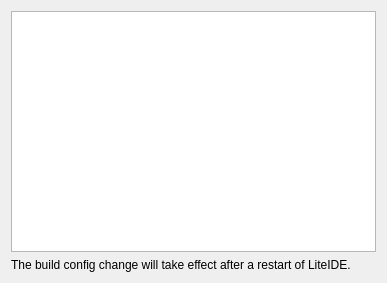
<?xml version="1.0" encoding="UTF-8"?>
<ui version="4.0">
 <class>LiteBuildOption</class>
 <widget class="QWidget" name="LiteBuildOption">
  <property name="geometry">
   <rect>
    <x>0</x>
    <y>0</y>
    <width>387</width>
    <height>283</height>
   </rect>
  </property>
  <property name="windowTitle">
   <string>Form</string>
  </property>
  <layout class="QVBoxLayout" name="verticalLayout">
   <item>
    <widget class="QTreeView" name="fileTreeView"/>
   </item>
   <item>
    <widget class="QLabel" name="label">
     <property name="text">
      <string>The build config change will take effect after a restart of LiteIDE.</string>
     </property>
     <property name="wordWrap">
      <bool>true</bool>
     </property>
    </widget>
   </item>
  </layout>
 </widget>
 <resources/>
 <connections/>
</ui>
